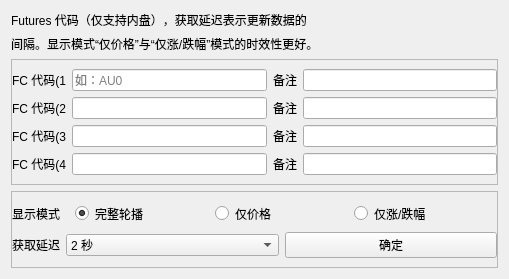
<?xml version="1.0" encoding="UTF-8"?>
<ui version="4.0">
 <class>Futures</class>
 <widget class="QWidget" name="Futures">
  <property name="geometry">
   <rect>
    <x>0</x>
    <y>0</y>
    <width>509</width>
    <height>264</height>
   </rect>
  </property>
  <property name="windowTitle">
   <string>Form</string>
  </property>
  <layout class="QGridLayout" name="gridLayout_3">
   <item row="0" column="0">
    <widget class="QLabel" name="label_4">
     <property name="text">
      <string>Futures 代码（仅支持内盘），获取延迟表示更新数据的</string>
     </property>
    </widget>
   </item>
   <item row="1" column="0">
    <widget class="QLabel" name="label_3">
     <property name="text">
      <string>间隔。显示模式“仅价格”与“仅涨/跌幅”模式的时效性更好。</string>
     </property>
    </widget>
   </item>
   <item row="2" column="0">
    <widget class="QFrame" name="frame_2">
     <property name="frameShape">
      <enum>QFrame::StyledPanel</enum>
     </property>
     <property name="frameShadow">
      <enum>QFrame::Raised</enum>
     </property>
     <layout class="QGridLayout" name="gridLayout">
      <property name="leftMargin">
       <number>0</number>
      </property>
      <property name="rightMargin">
       <number>0</number>
      </property>
      <item row="0" column="0">
       <widget class="QLabel" name="label">
        <property name="text">
         <string>FC 代码(1</string>
        </property>
       </widget>
      </item>
      <item row="0" column="1">
       <widget class="QLineEdit" name="lineEdit">
        <property name="placeholderText">
         <string>如：AU0</string>
        </property>
       </widget>
      </item>
      <item row="0" column="2">
       <widget class="QLabel" name="label_9">
        <property name="text">
         <string>备注</string>
        </property>
       </widget>
      </item>
      <item row="0" column="3">
       <widget class="QLineEdit" name="lineEdit_5"/>
      </item>
      <item row="1" column="0">
       <widget class="QLabel" name="label_5">
        <property name="text">
         <string>FC 代码(2</string>
        </property>
       </widget>
      </item>
      <item row="1" column="1">
       <widget class="QLineEdit" name="lineEdit_2"/>
      </item>
      <item row="1" column="2">
       <widget class="QLabel" name="label_10">
        <property name="text">
         <string>备注</string>
        </property>
       </widget>
      </item>
      <item row="1" column="3">
       <widget class="QLineEdit" name="lineEdit_6"/>
      </item>
      <item row="2" column="0">
       <widget class="QLabel" name="label_6">
        <property name="text">
         <string>FC 代码(3</string>
        </property>
       </widget>
      </item>
      <item row="2" column="1">
       <widget class="QLineEdit" name="lineEdit_3"/>
      </item>
      <item row="2" column="2">
       <widget class="QLabel" name="label_11">
        <property name="text">
         <string>备注</string>
        </property>
       </widget>
      </item>
      <item row="2" column="3">
       <widget class="QLineEdit" name="lineEdit_7"/>
      </item>
      <item row="3" column="0">
       <widget class="QLabel" name="label_7">
        <property name="text">
         <string>FC 代码(4</string>
        </property>
       </widget>
      </item>
      <item row="3" column="1">
       <widget class="QLineEdit" name="lineEdit_4"/>
      </item>
      <item row="3" column="2">
       <widget class="QLabel" name="label_12">
        <property name="text">
         <string>备注</string>
        </property>
       </widget>
      </item>
      <item row="3" column="3">
       <widget class="QLineEdit" name="lineEdit_8"/>
      </item>
     </layout>
    </widget>
   </item>
   <item row="3" column="0">
    <widget class="QFrame" name="frame_3">
     <property name="frameShape">
      <enum>QFrame::StyledPanel</enum>
     </property>
     <property name="frameShadow">
      <enum>QFrame::Raised</enum>
     </property>
     <layout class="QGridLayout" name="gridLayout_2">
      <property name="leftMargin">
       <number>0</number>
      </property>
      <property name="rightMargin">
       <number>0</number>
      </property>
      <item row="0" column="0">
       <widget class="QLabel" name="label_8">
        <property name="sizePolicy">
         <sizepolicy hsizetype="Fixed" vsizetype="Preferred">
          <horstretch>0</horstretch>
          <verstretch>0</verstretch>
         </sizepolicy>
        </property>
        <property name="text">
         <string>显示模式</string>
        </property>
       </widget>
      </item>
      <item row="0" column="1" colspan="2">
       <widget class="QFrame" name="frame">
        <property name="styleSheet">
         <string notr="true">border:none;</string>
        </property>
        <layout class="QHBoxLayout" name="horizontalLayout">
         <property name="topMargin">
          <number>3</number>
         </property>
         <property name="bottomMargin">
          <number>3</number>
         </property>
         <item>
          <widget class="QRadioButton" name="radioButton">
           <property name="text">
            <string>完整轮播</string>
           </property>
           <property name="checked">
            <bool>true</bool>
           </property>
           <attribute name="buttonGroup">
            <string notr="true">buttonGroup</string>
           </attribute>
          </widget>
         </item>
         <item>
          <widget class="QRadioButton" name="radioButton_2">
           <property name="text">
            <string>仅价格</string>
           </property>
           <attribute name="buttonGroup">
            <string notr="true">buttonGroup</string>
           </attribute>
          </widget>
         </item>
         <item>
          <widget class="QRadioButton" name="radioButton_3">
           <property name="text">
            <string>仅涨/跌幅</string>
           </property>
           <attribute name="buttonGroup">
            <string notr="true">buttonGroup</string>
           </attribute>
          </widget>
         </item>
        </layout>
       </widget>
      </item>
      <item row="1" column="0">
       <widget class="QLabel" name="label_2">
        <property name="text">
         <string>获取延迟</string>
        </property>
       </widget>
      </item>
      <item row="1" column="1">
       <widget class="QComboBox" name="comboBox">
        <property name="currentIndex">
         <number>0</number>
        </property>
        <item>
         <property name="text">
          <string>2 秒</string>
         </property>
        </item>
        <item>
         <property name="text">
          <string>3 秒</string>
         </property>
        </item>
        <item>
         <property name="text">
          <string>4 秒</string>
         </property>
        </item>
        <item>
         <property name="text">
          <string>6 秒</string>
         </property>
        </item>
        <item>
         <property name="text">
          <string>8 秒</string>
         </property>
        </item>
        <item>
         <property name="text">
          <string>10 秒</string>
         </property>
        </item>
       </widget>
      </item>
      <item row="1" column="2">
       <widget class="QPushButton" name="pushButton_accepted">
        <property name="sizePolicy">
         <sizepolicy hsizetype="Minimum" vsizetype="Minimum">
          <horstretch>0</horstretch>
          <verstretch>0</verstretch>
         </sizepolicy>
        </property>
        <property name="text">
         <string>确定</string>
        </property>
       </widget>
      </item>
     </layout>
    </widget>
   </item>
  </layout>
 </widget>
 <resources/>
 <connections/>
 <buttongroups>
  <buttongroup name="buttonGroup"/>
 </buttongroups>
</ui>
